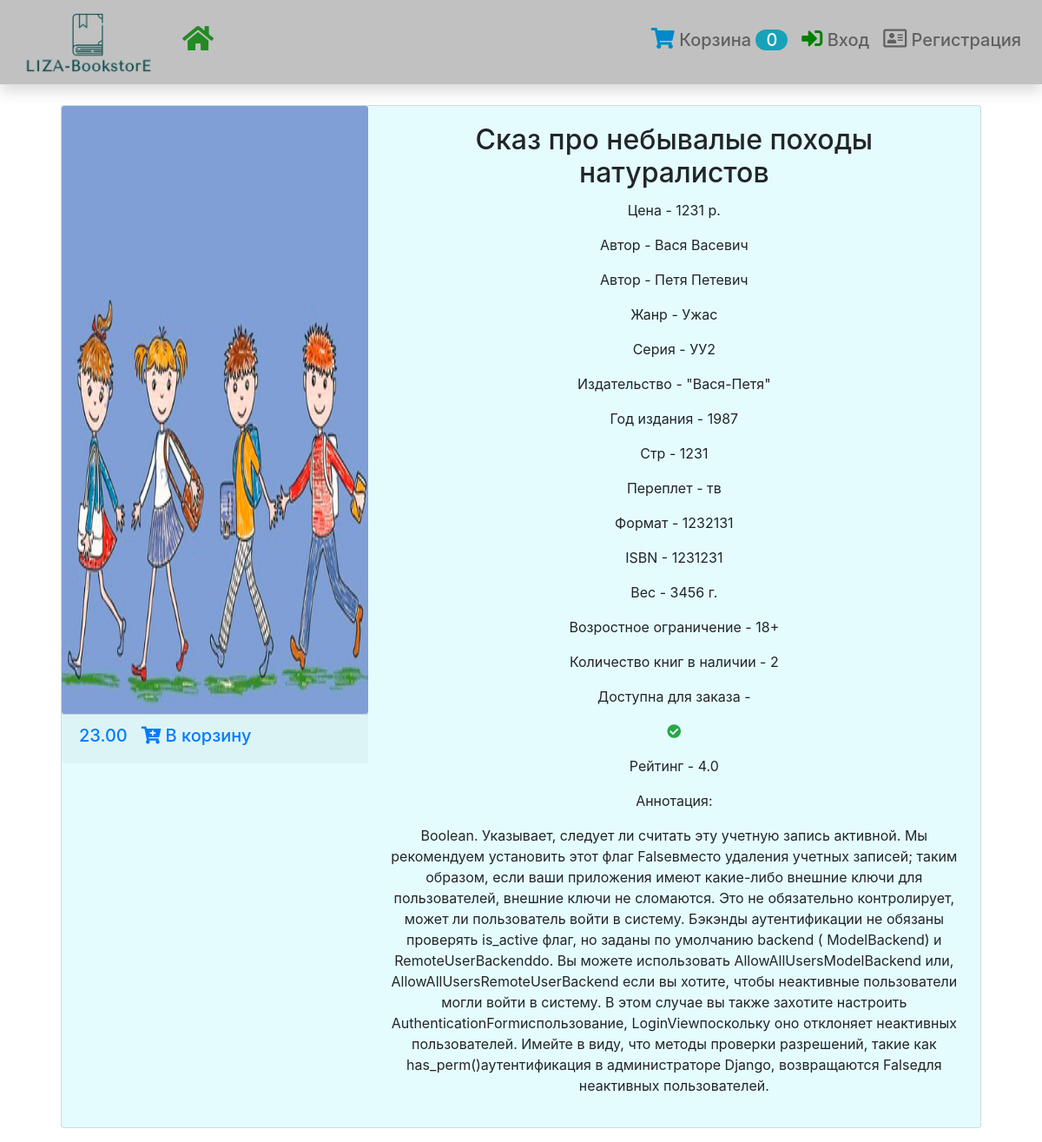
Screenshot of /book/1 with the database file from the repository.
### book/models.py (models this page shows, shortened)
class Book(models.Model):
    name = models.CharField('Название книги', max_length=180)
    description = models.TextField('Аннотация', null=True, blank=True)
    image = models.ImageField('Обложка', null=True, blank=True, upload_to='cover')
    price = models.DecimalField('Цена', max_digits=10, decimal_places=2)
    author = models.ManyToManyField(Author, related_name='author', verbose_name='Автор')
    genre = models.ManyToManyField(Genre, related_name='genre', verbose_name='Жанр')
    series = models.ForeignKey(Series, related_name='series', null=True, blank=True, verbose_name='Серия',
                               on_delete=models.PROTECT)
    publishing = models.ForeignKey(Publishing, related_name='publishing', verbose_name='Издательство',
                                   on_delete=models.PROTECT)
    year = models.IntegerField('Год издания')
    pages = models.IntegerField('Страниц')
    binding = models.CharField('Переплет', max_length=40)
    format = models.CharField('Формат', max_length=120)
    isbn = models.CharField('ISBN', max_length=40)
    weight = models.CharField('Вес', max_length=10)
    age_limit = models.CharField('Возрастные ограничения', max_length=4)
    sum = models.IntegerField('Количество книг в наличии')
    active = models.BooleanField('Доступна для заказа', default=True)
    rating = models.DecimalField('Рейтинг', max_digits=2, decimal_places=1)
    creation_date = models.DateTimeField('Дата и время создания', auto_now=False, auto_now_add=True)
    update_date = models.DateTimeField('Дата и время изменения', auto_now=True, auto_now_add=False)
    class Meta:
        verbose_name = 'Книга'
        verbose_name_plural = 'Книги'
        ordering = ['-name']  # Сортировка

### directory/models.py (models this page shows, shortened)
class Author(models.Model):
    name = models.CharField('Автор(ы)', max_length=120)
    description = models.TextField('Автобиография', null=True, blank=True)
    def __str__(self):
        return self.name
    class Meta:
        verbose_name = 'Автор'
        verbose_name_plural = 'Авторы'

class Genre(models.Model):
    name = models.CharField('Жанр', max_length=120)
    description = models.TextField('Описание', null=True, blank=True)
    def __str__(self):
        return self.name
    class Meta:
        verbose_name = 'Жанр'
        verbose_name_plural = 'Жанры'

class Series(models.Model):
    name = models.CharField('Серия', max_length=120)
    description = models.TextField('Описание', null=True, blank=True)
    def __str__(self):
        return self.name
    class Meta:
        verbose_name = 'Серия'
        verbose_name_plural = 'Серии'

class Publishing(models.Model):
    name = models.CharField('Издательство', max_length=120)
    description = models.CharField('Город', max_length=40)
    def __str__(self):
        return self.name
    class Meta:
        verbose_name = 'Издательство'
        verbose_name_plural = 'Издательства'

### book/views.py (the view)
# urls.py: path('<int:pk>', BookDetail.as_view(), name='book-detail'),
class BookDetail(CountInCart, DetailView):
    model = Book

### book/templatetags/NoneTrueFalse.py (called while the page is built)
@register.filter
def boolparser(value):
    if value == True:
        return mark_safe('<p class="text-success"><i class="fas fa-check-circle"></i></p>')
    elif value != True:
        return mark_safe('<p class="text-danger"><i class="fas fa-times-circle"></i></p>')
    return value

@register.filter
def none(value):
    if value == None:
        return mark_safe('<i class="far fa-circle"></i>')
    return value

### cart/views.py (called while the page is built)
    def get_context_data(self, **kwargs):
        context = super().get_context_data(**kwargs)
        cart_id = self.request.session.get('cart_id', '0')
        if cart_id != '0':
            context['cart_count'] = Cart.objects.get(pk=cart_id).book_in_cart_count
        else:
            context['cart_count'] = cart_id
        return context

### book/templates/book/book_detail.html (shortened to what this page needs)
{% extends 'base.html' %}
{% load NoneTrueFalse %}
{% block content %}
<div class="card mb-3" style="height: auto; width: 100%; background: #e5fcff">
    <div class="row no-gutters">
        <div class="col-md-4">
            {% if object.image %}
                <img src="{{ object.image.url }}" class="card-img" alt="..." height="700">
            {% else %}
                <img src="/media/images/no_images/no_cover.jpg"  alt="..." height="533">
            {% endif %}
            <a href="{% url 'add-to-cart' object.pk %}?next={% url 'book-detail' object.pk %}" class="card-link">
                <div class="card-footer">
                    <h5>{{ object.price }}&nbsp;&nbsp; <i class="fas fa-cart-plus"></i>&nbsp;В корзину</h5>
                </div>
            </a>
        </div>
        <div class="col-md-8">
            <div class="card-body text-center">
                <h2 class="card-title">{{ object.name }}</h2>
                <p class="card-text">Цена - {{ object.pages }} р.</p>
                {% for object in object.author.all %}
                <p class="card-text">Автор - {{ object }}</p>{% endfor %}
                <p class="card-text">{% for object in object.genre.all %}Жанр - {{ object }}{% endfor %}</p>
                <p class="card-text">Серия - {{ object.series | none }}</p>
                <p class="card-text">Издательство - {{ object.publishing }}</p>
                <p class="card-text">Год издания - {{ object.year }}</p>
                <p class="card-text">Стр - {{ object.pages }}</p>
                <p class="card-text">Переплет - {{ object.binding }}</p>
                <p class="card-text">Формат - {{ object.format }}</p>
                <p class="card-text">ISBN - {{ object.isbn }}</p>
                <p class="card-text">Вес - {{ object.weight }} г.</p>
                <p class="card-text">Возростное ограничение - {{ object.age_limit }}</p>
                <p class="card-text">Количество книг в наличии - {{ object.sum }}</p>
                <p class="card-text">Доступна для заказа - {{ object.active | boolparser }}</p>
                <p class="card-text">Рейтинг - {{ object.rating }}</p>
                <p class="card-text">Аннотация:</p><p class="card-text">{{ object.description }}</p>
            </div>
        </div>
    </div>
</div>
{% endblock %}

### rows the page displays
Book: image (picture), price "23.00", name "Сказ про небывалые походы натуралистов", pages "1231", series|none "УУ2", publishing "\"Вася-Петя\"", year "1987", binding "тв", format "1232131", isbn "1231231", weight "3456", age_limit "18+", sum "2", rating "4.0", description "Boolean. Указывает, следует ли считать эту учетную запись активной. Мы рекомендуем установить этот флаг Falseвместо удаления учетных записей; таким образом, если ваши приложения имеют какие-либо внешние ключи для пользователей, внешние ключи не сломаются. Это не обязательно контролирует, может ли пользователь войти в систему. Бэкэнды аутентификации не обязаны проверять is_active флаг, но заданы по умолчанию backend ( ModelBackend) и RemoteUserBackenddo. Вы можете использовать AllowAllUsersModelBackend или, AllowAllUsersRemoteUserBackend если вы хотите, чтобы неактивные пользователи могли войти в систему. В этом случае вы также захотите настроить AuthenticationFormиспользование,…"
Author: name "Вася Васевич"
Author: name "Петя Петевич"
Genre: name "Ужас"

### other values shown
{{ cart_count }} "0"
